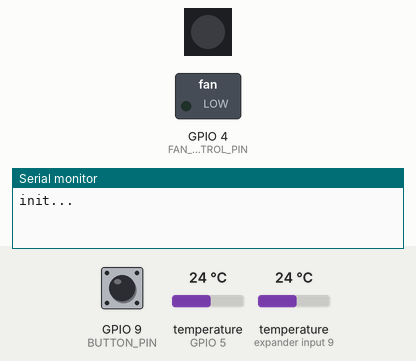
A sketch run on a simulated ESP32-S3. Shown: 1 RGB LEDs in strip order, left to right, switched loads named in the sketch (green lamp = pin HIGH), the last lines printed to the serial monitor. The inputs (shaded band) are chosen by the test bench; at power-on: GPIO 9 (BUTTON_PIN) HIGH, temperature (sensors on GPIO 5, expander input 9) 24 °C. Dim RGB values are drawn brighter than linear; WiFi joins after 1.5 s; servers stay silent unless stated; uploads are accepted with an empty reply; EEPROM starts erased.

Above: at 0.1 s.
At 6.7 s:
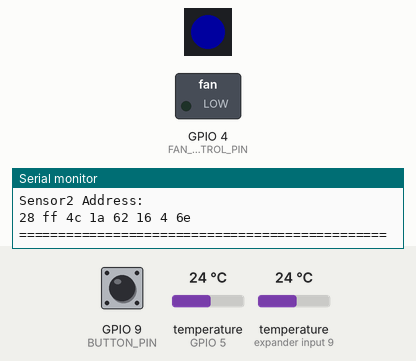
Timing chart, 0 to 8.2 s (numbered marks = the images above):
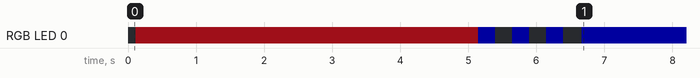

The sketch:

DS18B20.ino
```cpp
#include <Adafruit_NeoPixel.h>
#include <DallasTemperature.h>
#include <HTTPClient.h>
#include <OneWire.h>
#include <Preferences.h>
#include <WiFi.h>

/**
 * 1-Wireのピン
 */
#define ONE_WIRE_BUS 5

/**
 * ファン制御ピン
 */
#define FAN_CONTROL_PIN 4

/**
 * ステータス送信ボタンピン
 */
#define BUTTON_PIN 9

/**
 * ステータスLEDピン
 */
#define LED_PIN 2

/**
 * ファン稼働温度
 */
#define FAN_ON_TEMP 26

/**
 * ファン停止温度
 */
#define FAN_OFF_TEMP 25

/**
 * POST間隔(ms)
 */
#define POST_INTERVAL 60000

/*
const double PWM_Hz = 2000;  // PWM周波数
const uint8_t PWM_level = 8; // PWM分解能 16bit(1～256)
const uint8_t PWM_CH = 1;    // チャンネル
*/

const String deviceId = "\"82d08228a35148b59ad4a11fcefef1d5\"";

HTTPClient http;
OneWire oneWire(ONE_WIRE_BUS);
DallasTemperature sensors(&oneWire);
Adafruit_NeoPixel pixels(1, LED_PIN, NEO_GRB + NEO_KHZ800);

bool getTempStatus = false;

//温度取得用タイマーカウンター
unsigned long postLast = 0;

// WiFi接続確認用タイマーカウンター
unsigned long checkConnectWiFiLas = 0;

DeviceAddress deviceAddress1;
DeviceAddress deviceAddress2;

String hexDeviceAddress1;
String hexDeviceAddress2;

bool isFanOn = false;

/**
 * 初期化関数です。
 */
void setup()
{
    //チャンネルと周波数の分解能を設定
    // ledcSetup(PWM_CH, PWM_Hz, PWM_level);
    //モータのピンとチャンネルの設定
    // ledcAttachPin(8, PWM_CH);

    Serial.begin(115200);
    Serial.println("init...");

    pixels.begin();
    sensors.begin();

    pinMode(FAN_CONTROL_PIN, OUTPUT);
    pinMode(BUTTON_PIN, INPUT);

    pixels.setPixelColor(0, pixels.Color(255, 27, 44)); // Colorメソッド内の引数の順番は赤、緑、青
    delay(100);
    pixels.setBrightness(32);
    pixels.show();

    delay(5000);

    GetDeviceAddress();
    ConnectWiFi();
    StatusSendToSerial();

    FirstGetTemp();
}

/**
 * メインループ関数です。
 */
void loop()
{
    CheckConnectWiFi();
    SetStatusLED();
    GetTempTimer();

    int pushButton = digitalRead(BUTTON_PIN);
    if (pushButton == 0)
    {
        StatusSendToSerial();
    }
}

/**
 * 初回取得の処理です。
 */
void FirstGetTemp()
{
    delay(2000);
    float sensor1_temp = GetTemp(0);
    float sensor2_temp = GetTemp(1);

    if (getTempStatus == true)
    {
        IsFanOn(sensor2_temp);

        FanControl();
        PostData(sensor1_temp, sensor2_temp, isFanOn);
    }
}

/**
 * 温度取得のタイマー関数です。
 */
void GetTempTimer()
{
    unsigned long postTime = millis();
    unsigned long diff = postTime - postLast;

    if (diff > POST_INTERVAL)
    {
        float sensor1_temp = GetTemp(0);
        float sensor2_temp = GetTemp(1);

        if (getTempStatus == true)
        {
            IsFanOn(sensor2_temp);

            FanControl();
            PostData(sensor1_temp, sensor2_temp, isFanOn);
        }

        postLast = postTime;
    }
}

/**
 * 取得した温度を送信します。
 */
void PostData(float sensor1_temp, float sensor2_temp, bool isFanOn)
{
    String sensors = "[";
    sensors = sensors + "{\"address\": \"" + hexDeviceAddress1 + "\", \"temp\": " + String(sensor1_temp) + "},";
    sensors = sensors + "{\"address\": \"" + hexDeviceAddress2 + "\", \"temp\": " + String(sensor2_temp) + "}";
    sensors = sensors + "]";

    String sensorString = "\"sensors\": " + sensors;
    IPAddress ipAddress = WiFi.localIP();
    String ipAddressString = "\"ipAddress\": \"" + String(ipAddress[0]) + "." + String(ipAddress[1]) + "." +
                             String(ipAddress[2]) + "." + String(ipAddress[3]) + "\"";

    String isFanOnString = "\"isFanOn\": " + String(isFanOn);

    String deviceIdString = "\"deviceId\": " + deviceId;

    String data = "{" + sensorString + ", " + isFanOnString + ", " + ipAddressString + ", " + deviceIdString + "}";

    Serial.println(data);

    http.begin("http://192.168.11.100/test/aqua/api/");
    http.addHeader("Content-Type", "application/json");
    http.POST(data);
    Serial.println(http.getString());
    http.end();
}

/**
 * DS18B20から温度取得
 */
float GetTemp(uint8_t index)
{
    sensors.requestTemperatures();

    float tempC = sensors.getTempCByIndex(index);
    if (tempC != DEVICE_DISCONNECTED_C)
    {
        Serial.print("Temperature for the device 1 (index " + String(index) + ") is: ");
        Serial.println(tempC);
        getTempStatus = true;
    }
    else
    {
        Serial.println("Error: Could not read temperature data");
        getTempStatus = false;
    }

    return tempC;
}

/**
 * ファンを稼働させるかの判定を行います。
 */
void IsFanOn(float temp)
{
    if (temp >= FAN_ON_TEMP)
    {
        isFanOn = true;
    }
    else if (temp <= FAN_OFF_TEMP)
    {
        isFanOn = false;
    }
}

/**
 * ファンの制御を行います。
 * 12Vファンを5Vで稼働させているので起動失敗防止に255回オンオフ繰り返し
 */
void FanControl()
{
    if (isFanOn == true)
    {
        for (int i = 0; i < 255; i++)
        {
            digitalWrite(FAN_CONTROL_PIN, HIGH);
            delay(10);
            digitalWrite(FAN_CONTROL_PIN, LOW);
        }
        digitalWrite(FAN_CONTROL_PIN, HIGH);
    }
    else
    {
        digitalWrite(FAN_CONTROL_PIN, LOW);
    }
}

/**
 * Wi-Fi接続処理です。
 */
void ConnectWiFi()
{
    Preferences preferences;
    char ssid[33];
    char password[65];

    // Wi-Fiアクセスポイント情報取得
    preferences.begin("AP-info", true);
    preferences.getString("ssid", ssid, sizeof(ssid));
    preferences.getString("pass", password, sizeof(password));
    preferences.end();

    WiFi.begin(ssid, password);
    while (WiFi.status() != WL_CONNECTED)
    {
        pixels.setPixelColor(0, pixels.Color(0, 0, 255)); // Colorメソッド内の引数の順番は赤、緑、青
        pixels.show();
        delay(250);
        Serial.print(".");
        pixels.setPixelColor(0, pixels.Color(0, 0, 0)); // Colorメソッド内の引数の順番は赤、緑、青
        pixels.show();
        delay(250);
    }

    Serial.println("");
    Serial.println("WiFi connected");
    Serial.println("IP address: ");
    Serial.println(WiFi.localIP());

    pixels.setPixelColor(0, pixels.Color(0, 0, 255));
    pixels.show();
}

/**
 * Wi-Fi状態の確認。切断されていれば再接続を行います。
 */
void CheckConnectWiFi()
{
    if (WiFi.status() != WL_CONNECTED)
    {
        Serial.print("WiFi dicconnected.");

        delay(10000);
        ConnectWiFi();
    }
}

/**
 * 1-Wireにつながっているデバイスアドレスの取得を行います。
 */
void GetDeviceAddress()
{
    Serial.println("device address1:");
    if (sensors.getAddress(deviceAddress1, 0))
    {
        for (int i = 0; i < 8; i++)
        {
            char buf[2];
            sprintf(buf, "%x", deviceAddress1[i]);
            hexDeviceAddress1 = hexDeviceAddress1 + String(buf) + " ";
            Serial.print(deviceAddress1[i], HEX);
        }
        hexDeviceAddress1.trim();

        Serial.println();
    }

    Serial.println("device address2:");
    if (sensors.getAddress(deviceAddress2, 1))
    {
        for (int i = 0; i < 8; i++)
        {
            char buf[2];
            sprintf(buf, "%x", deviceAddress2[i]);
            hexDeviceAddress2 = hexDeviceAddress2 + String(buf) + " ";
            Serial.print(deviceAddress2[i], HEX);
        }
        hexDeviceAddress2.trim();

        Serial.println();
    }
}

/**
 * ステータスLEDの状態を設定します。
 */
void SetStatusLED()
{
    uint8_t g = 0;
    uint8_t b = 0;

    bool isError = false;

    if (isFanOn == true)
    {
        g = 255;
    }
    else
    {
        g = 0;
    }

    if (WiFi.status() == WL_CONNECTED)
    {
        b = 255;
    }
    else
    {
        b = 0;
        isError = true;
    }

    if (isError == false)
    {
        pixels.setPixelColor(0, pixels.Color(0, g, b));
    }
    else
    {
        pixels.setPixelColor(0, pixels.Color(255, 27, 44));
    }

    pixels.show();
}

/**
 * 状態をシリアル通信で送信します。
 */
void StatusSendToSerial()
{
    Serial.println("");
    Serial.println("===============================================");
    Serial.println("WiFi Status: ");

    if (WiFi.status() != WL_CONNECTED)
    {
        Serial.println("WiFi dicconnected.");
    }
    else
    {
        Serial.println("WiFi connected");
        Serial.println("IP address: ");
        Serial.println(WiFi.localIP());
    }

    Serial.println("");

    Serial.println("Sensor Status");
    Serial.println("Sensor Count: ");
    Serial.println(sensors.getDS18Count());
    Serial.println("Sensor1 Address: ");
    Serial.println(hexDeviceAddress1);
    Serial.println("Sensor2 Address: ");
    Serial.println(hexDeviceAddress2);

    Serial.println("===============================================");
    Serial.println("");
}
```
